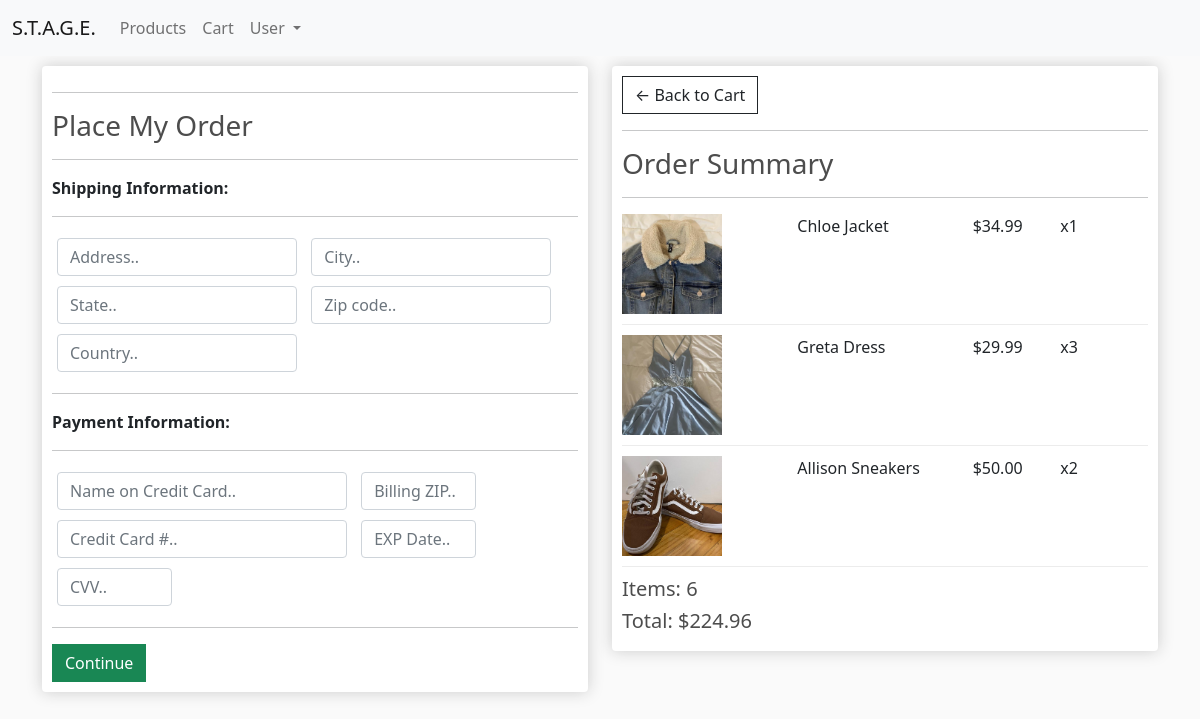
Screenshot of /checkout/ (signed in) with the database file from the repository.
### store/models.py (models this page shows, shortened)
class OrderItem(models.Model):
    product = models.ForeignKey(Product, on_delete=models.SET_NULL, blank=True, null=True)
    order = models.ForeignKey(Order, on_delete=models.SET_NULL, blank=True, null=True)
    quantity = models.IntegerField(default=0, null=True, blank=True)
    date_added = models.DateTimeField(auto_now_add=True)
    @property
    def get_total(self):
        total = self.product.price * self.quantity
        return total

class Product(models.Model):
    name = models.CharField(max_length=150, null=True)
    price = models.FloatField()
    digital = models.BooleanField(default=False, null=True, blank=False)
    image = models.ImageField(null=True, blank=True)
    @property
    def imageURL(self):
        try:
            url = self.image.url
        except:
            url = ''
        return url

class Order(models.Model):
    customer = models.ForeignKey(Customer, on_delete=models.SET_NULL, blank=True, null=True)
    date_ordered = models.DateTimeField(auto_now_add=True)
    complete = models.BooleanField(default=False, null=True, blank=False)
    transaction_id = models.CharField(max_length=150, null=True)
    @property
    def get_cart_total(self):
        orderitems = self.orderitem_set.all()
        total = sum([item.get_total for item in orderitems])
        return total
    @property
    def get_cart_items(self):
        orderitems = self.orderitem_set.all()
        total = sum([item.quantity for item in orderitems])
        return total

### store/views.py (the view)
# urls.py: path('checkout/',views.checkout, name="checkout"),
def checkout(request):
	data = cartData(request)
	cartItems = data['cartItems']
	order = data['order']
	items = data['items']
	context = {'items':items, 'order':order, 'cartItems':cartItems}
	return render(request, 'store/checkout.html', context)

### store/utils.py (called while the page is built)
def cartData(request):
	if request.user.is_authenticated:
		customer = request.user.customer
		order, created = Order.objects.get_or_create(customer=customer, complete=False)
		items = order.orderitem_set.all()
		cartItems = order.get_cart_items
	else:
		cookieData = cookieCart(request)
		cartItems = cookieData['cartItems']
		order = cookieData['order']
		items = cookieData['items']
	return {'cartItems':cartItems ,'order':order, 'items':items}

### store/templates/store/checkout.html (shortened to what this page needs)
{% extends 'store/main.html' %}
{% load static %}
{% block content %}
<div class="row">
  <div class="col-lg-6">
	  <div class="box-element" id="form-wrapper">
		  <form id="form">
 				<hr>
				<h3>Place My Order</h3>
				<div id="shipping-info">
				 <hr>
				 <p><b>Shipping Information:</b></p>
				 <hr>
				 <div class="form-field">
					<input class="form-control" type="text" name="address" placeholder="Address..">
				 </div>
				 <div class="form-field">
					<input class="form-control" type="text" name="city" placeholder="City..">
				 </div>
				 <div class="form-field">
					<input class="form-control" type="text" name="state" placeholder="State..">
				 </div>
				 <div class="form-field">
					<input class="form-control" type="text" name="zipcode" placeholder="Zip code..">
				 </div>
				 <div class="form-field">
					<input class="form-control" type="text" name="country" placeholder="Country..">
				 </div>
				</div>
				<div id="payment-info">
         <hr>
				 <p><b>Payment Information:</b></p>
				 <hr>
				 <div class="form-field-big">
					<input class="form-control" type="text" name="creditcard_name" placeholder="Name on Credit Card..">
         </div>
         <div class="form-field-small">
					<input class="form-control" type="text" name="creditcard_zip" placeholder="Billing ZIP..">
         </div><br>
				 <div class="form-field-big">
					<input class="form-control" type="text" name="creditcard_number" placeholder="Credit Card #..">
         </div>
				 <div class="form-field-small">
					 <input class="form-control" type="text" name="creditcard_expdate" placeholder="EXP Date..">
         </div>
				 <div class="form-field-small">
					 <input class="form-control" type="text" name="creditcard_cvv" placeholder="CVV..">
         </div>
				</div>
				<hr>
        <a  class="btn btn-success btn-block" href="{% url 'orderplaced' %}">Continue</a>
			</form>
		</div><br>
	</div>
	<div class="col-lg-6">
			<div class="box-element">
				<a  class="btn btn-outline-dark" href="{% url 'cart' %}">&#x2190; Back to Cart</a>
				<hr>
				<h3>Order Summary</h3>
				<hr>
				{% for item in items %}
				<div class="cart-row">
					<div style="flex:2"><img class="row-image" src="{{item.product.imageURL}}"></div>
					<div style="flex:2"><p>{{item.product.name}}</p></div>
					<div style="flex:1"><p>${{item.product.price|floatformat:2}}</p></div>
					<div style="flex:1"><p>x{{item.quantity}}</p></div>
				</div>
				{% endfor %}
				<h5>Items:   {{order.get_cart_items}}</h5>
				<h5>Total:   ${{order.get_cart_total|floatformat:2}}</h5>
			</div>
		</div>
	</div>
{% endblock content %}

### static/css/main.css (style rules this page uses)
body { background-color: hsl(0, 0%, 98%); }
h1,h2,h3,h4,h5,h6 { color:hsl(0, 0%, 30%); }
.box-element { box-shadow:hsl(0, 0%, 80%) 0 0 16px; background-color: #fff; border-radius: 4px; padding: 10px; }
.col-lg-4, .col-lg-6, .col-lg-8, .col-lg-12 { margin-top: 10px; }
.btn { border-radius: 0; }
.row-image { width: 100px; }
.form-field { width:250px; display: inline-block; padding: 5px; }
.form-field-big { width:300px; display: inline-block; padding: 5px; }
.form-field-small { width:125px; display: inline-block; padding: 5px; }
.cart-row { display: flex; align-items: flex-stretch; padding-bottom: 10px; margin-bottom: 10px; border-bottom: 1px solid #ececec; }

### rows the page displays
OrderItem: product.imageURL (picture), product.name "Chloe Jacket", product.price "34.99", quantity "1"
OrderItem: product.imageURL (picture), product.name "Greta Dress", product.price "29.99", quantity "3"
OrderItem: product.imageURL (picture), product.name "Allison Sneakers", product.price "50.00", quantity "2"
Order: get_cart_items "6", get_cart_total "224.96"
